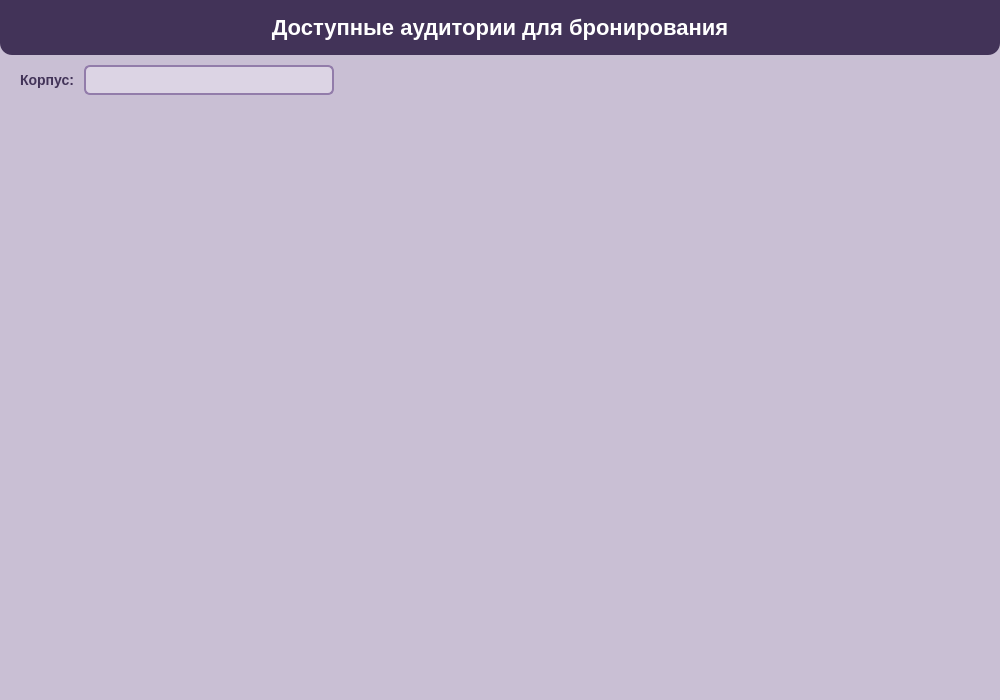
<?xml version="1.0" encoding="UTF-8"?>
<ui version="4.0">
    <class>room_list_window</class>
    <widget class="QWidget" name="room_list_window">
        <property name="geometry">
            <rect>
                <x>0</x>
                <y>0</y>
                <width>1000</width>
                <height>700</height>
            </rect>
        </property>
        <property name="windowTitle">
            <string>Доступные аудитории</string>
        </property>
        <property name="styleSheet">
            <string>
                QWidget {
                    background-color: #c9bfd4; /* Основной фон */
                    color: #2d213d;            /* Основной текст */
                    font-family: "Inter", "Roboto", "Ubuntu", sans-serif;
                    font-size: 13px;
                }

                /* Шапка окон */
                QLabel#label {
                    background-color: #423358; /* шапка */
                    color: #ffffff;            /* текст */
                    font-size: 22px;
                    font-weight: 600;
                    padding: 15px;
                    border-bottom-left-radius: 12px;
                    border-bottom-right-radius: 12px;
                }

                QScrollArea {
                    border: none;
                    background-color: transparent;
                }

                QWidget#scrollAreaWidgetContents {
                    background-color: transparent;
                }
        
                /* плитки комнат */
                QPushButton.RoomButton {
                    background-color: #dcd4e4; 
                    border: 1.5px solid #927caa;
                    border-radius: 12px;
                    color: #2d213d;
                    font-weight: 600;
                    font-size: 14px;
                    text-align: center;
                }

                QPushButton.RoomButton:hover {
                    background-color: #423358; 
                    color: #ffffff;            
                    border: 1.5px solid #423358;
                }

                QPushButton.RoomButton:pressed {
                    background-color: #2d213d;
                }

                /*список корпусов */
                QComboBox#buildingCombo {
                    background-color: #dcd4e4;
                    border: 1.5px solid #927caa;
                    border-radius: 6px;
                    padding: 4px 10px;
                    color: #2d213d;
                    font-weight: 500;
                }

                QComboBox#buildingCombo:hover {
                    border: 1.5px solid #423358;
                }

                QComboBox#buildingCombo::drop-down {
                    subcontrol-origin: padding;
                    subcontrol-position: top right;
                    width: 25px;
                    border-left-width: 0px;
                }
            </string>
        </property>
        <layout class="QVBoxLayout" name="mainLayout">
            <property name="spacing">
                <number>10</number>
            </property>
            <property name="leftMargin">
                <number>0</number>
            </property>
            <property name="topMargin">
                <number>0</number>
            </property>
            <property name="rightMargin">
                <number>0</number>
            </property>
            <property name="bottomMargin">
                <number>15</number>
            </property>
            <item>
                <widget class="QLabel" name="label">
                    <property name="text">
                        <string>Доступные аудитории для бронирования</string>
                    </property>
                    <property name="alignment">
                        <set>Qt::AlignCenter</set>
                    </property>
                </widget>
            </item>
            <item>
                <layout class="QHBoxLayout" name="filterLayout">
                    <property name="leftMargin">
                        <number>20</number>
                    </property>
                    <property name="rightMargin">
                        <number>20</number>
                    </property>
                    <item>
                        <widget class="QLabel" name="buildingLabel">
                            <property name="text">
                                <string>Корпус:</string>
                            </property>
                            <property name="styleSheet">
                                <string>font-weight: 600; color: #423358; font-size: 14px;</string>
                            </property>
                        </widget>
                    </item>
                    <item>
                        <widget class="QComboBox" name="buildingCombo">
                            <property name="minimumSize">
                                <size>
                                    <width>250</width>
                                    <height>30</height>
                                </size>
                            </property>
                            <property name="maximumSize">
                                <size>
                                    <width>400</width>
                                    <height>30</height>
                                </size>
                            </property>
                        </widget>
                    </item>
                    <item>
                        <spacer name="horizontalSpacer">
                            <property name="orientation">
                                <enum>Qt::Horizontal</enum>
                            </property>
                            <property name="sizeHint" stdset="0">
                                <size>
                                    <width>40</width>
                                    <height>20</height>
                                </size>
                            </property>
                        </spacer>
                    </item>
                </layout>
            </item>
            <item>
                <widget class="QScrollArea" name="scrollArea">
                    <property name="widgetResizable">
                        <bool>true</bool>
                    </property>
                    <widget class="QWidget" name="scrollAreaWidgetContents">
                        <layout class="QVBoxLayout" name="scrollAreaLayout">
                            <item>
                                <widget class="QWidget" name="roomsGridContainer" native="true">
                                    <layout class="QGridLayout" name="gridLayout">
                                        <property name="spacing">
                                            <number>15</number>
                                        </property>
                                    </layout>
                                </widget>
                            </item>
                            <item>
                                <spacer name="verticalSpacer">
                                    <property name="orientation">
                                        <enum>Qt::Vertical</enum>
                                    </property>
                                    <property name="sizeHint" stdset="0">
                                        <size>
                                            <width>20</width>
                                            <height>40</height>
                                        </size>
                                    </property>
                                </spacer>
                            </item>
                        </layout>
                    </widget>
                </widget>
            </item>
        </layout>
    </widget>
</ui>
